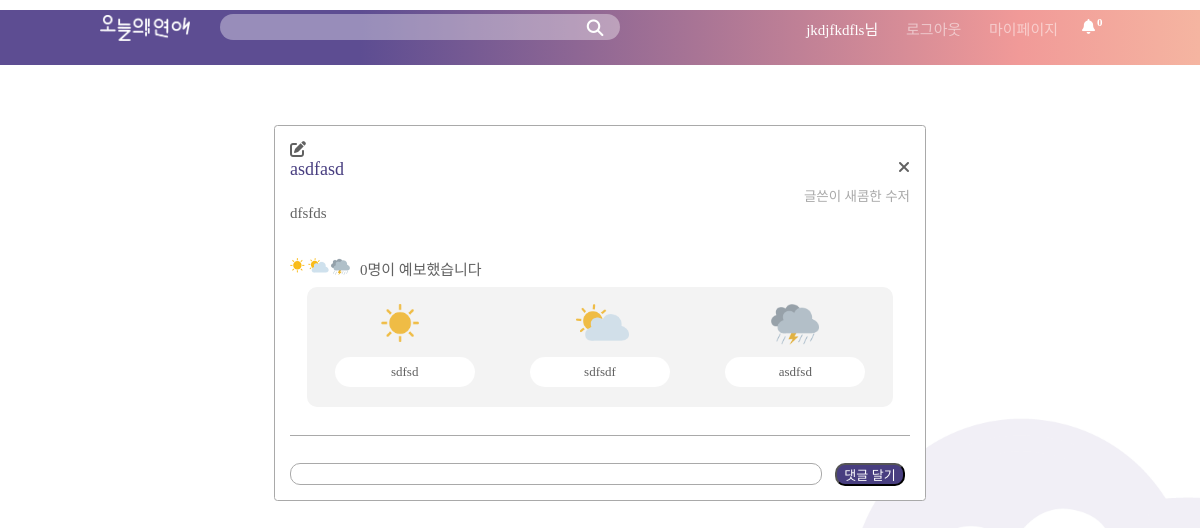
The app's page /home/2/ (signed in), older data.
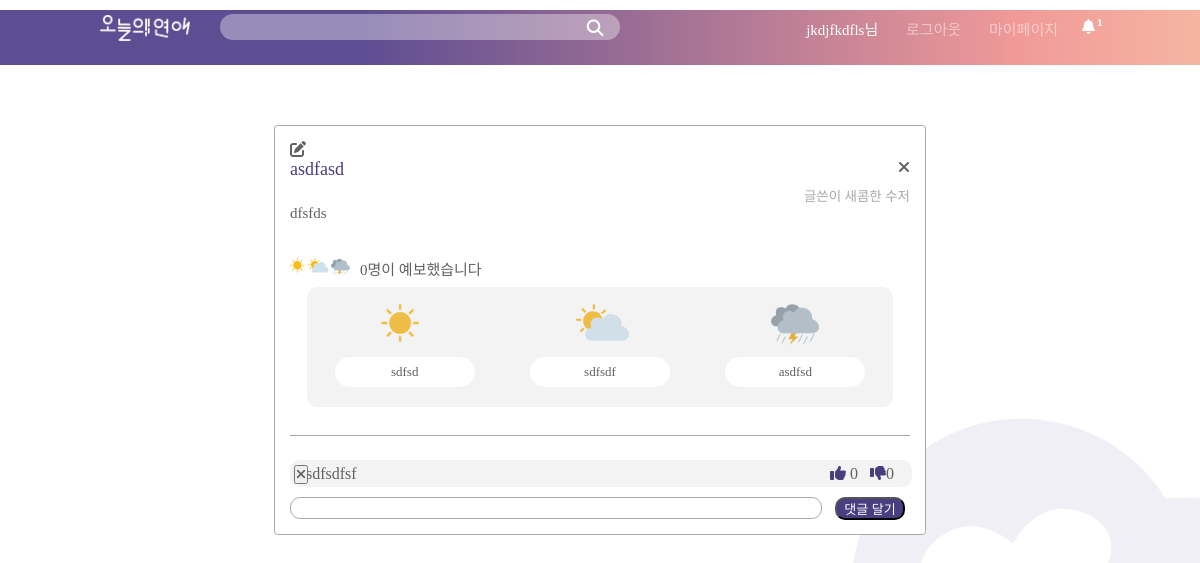
The same page, newer data.
### feedpage/models.py (models this page shows, shortened)
class Profile(models.Model):
    user = models.OneToOneField(User, on_delete=models.CASCADE, null=True)
    nickname = models.CharField(max_length=20, blank=True)
    gender = models.CharField(max_length=20, blank=True)
    age = models.CharField(max_length=20, blank=True)
    lovestatus= models.CharField(max_length=20, blank=True)
    profile_photo = ProcessedImageField(upload_to= 'profile_photos',
                                        processors=[ResizeToFill(300, 400)],
                                        options={'quality': 90})
    score= models.IntegerField(default= 0) #user 등급 위한 점수 관리

class FeedComment(models.Model):
    content = models.TextField()
    feed = models.ForeignKey(Feed, on_delete=models.CASCADE)
    created_at = models.DateTimeField(default=timezone.now)
    author = models.ForeignKey(User, null=True, on_delete= models.CASCADE)
    liked_users = models.ManyToManyField(User, blank=True, related_name='comments_liked', through='CommentLike')
    disliked_users = models.ManyToManyField(User, blank=True, related_name='comments_disliked', through='CommentDislike')

### feedpage/views.py (the view, shortened to what this page needs)
# urls.py: path('<int:id>/', views.show, name='show'),
def show(request, id):
    if request.method == 'GET':
        feed = Feed.objects.get(id=id)
        notifs= Notification.objects.filter(user=request.user, viewed=False)
        return render(request, 'feedpage/show.html', {'feed': feed, 'notifs':notifs})

### feedpage/templates/feedpage/show.html (shortened to what the changed rows need)
{% extends 'base.html' %}
{% block content %}
{% load static %}
<link rel="stylesheet"  href="{% static 'feedpage/search.css' %}" />
  <div class="all_body">
    <div class=contents_wrapper>
      <br>
          <br>
          {% load mathfilters %}
          <br>
          {% for c in feed.feedcomment_set.all %}
          <div class="comment_wrapper">
            <div class = "comment_delete">
              <form action="/home/{{ feed.id }}/comments/{{ c.id }}/" method="POST">
                {% if request.user == c.author %}
                <button><i style="color:#616161;"class="fas fa-times"></i></button>
                {% endif %}
              </form>
            </div>
            <div class="comment_content">
              <p>{{ c.content }}</p>
            </div>
            <div class = "comment_like">
              <a style="color:#616161; text-decoration:none;" href="/home/{{ feed.id }}/comments/{{ c.id }}/like"> <i style="color:#483e80;" class="fas fa-thumbs-up"></i> {{ c.liked_users.count }} </a>
            </div>
            <div class = "comment_hate">
              <a style="color:#616161; text-decoration:none;" href="/home/{{ feed.id }}/comments/{{ c.id }}/dislike"> <i style="color:#483e80;" class="fas fa-thumbs-down"></i>{{ c.disliked_users.count }} </a>
            </div>
          </div>
          {% endfor %}
      </div>
    </div>
{% endblock content %}

### feedpage/templates/base.html (shortened to what this page needs)
<!DOCTYPE html>
{% load static %}
    <html>
      <head>
        <link rel="stylesheet"  href="{% static 'feedpage/base.css' %}" />
      </head>
      <header>
         <a href = "/home/"> <img src="{% static 'feedpage/img/logo3.png' %}" class="logo"/></a>
        <div class = "left" sytle ="text-align: center;">
          <form action="/home/search" method="get">
            <input type="text" id="search_box" name="hashtags" value="{{ hashtags }}">
            <button type="submit" id="search_button"></button>
          </form>
        </div>
        <div class = "right" style="text-align: right;">
            <a class = "username">
            {% if user.is_authenticated %}
              {{  user.profile.nickname }}님
            </a>
            <p1><a class = "logout" href="{% url 'login'%}?next={{request.path}}">로그아웃</a></p1>
            <p2><a class = "mypage" href="{% url 'mypage'%}">마이페이지</a></p2>
            <a class="button_icon" href= "#popup1"><i class="fas fa-bell fa-sm" style= "color: #ffffff;"></i>
            <div class = "count_icon" ><p>{{ user.notification_set.count }}</p></div> </a>
          {% endif %}
      </header>
      <body>
      {% block content %}
      {% endblock %}
      </body>

Row changes from the older to the newer data that the page shows:
added FeedComment: content "sdfsdfsf", liked_users.count "0", disliked_users.count "0"
Text that changed along with them:
{{ user.notification_set.count }}: "0" → "1"
